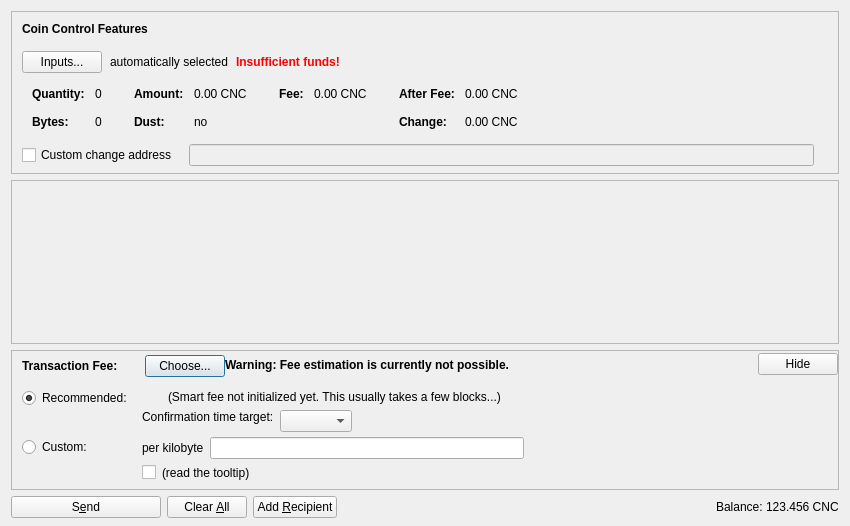
<?xml version="1.0" encoding="UTF-8"?>
<ui version="4.0">
 <class>SendCoinsDialog</class>
 <widget class="QDialog" name="SendCoinsDialog">
  <property name="geometry">
   <rect>
    <x>0</x>
    <y>0</y>
    <width>850</width>
    <height>526</height>
   </rect>
  </property>
  <property name="windowTitle">
   <string>Send Coins</string>
  </property>
  <layout class="QVBoxLayout" name="verticalLayout" stretch="0,1,0,0">
   <property name="bottomMargin">
    <number>8</number>
   </property>
   <item>
    <widget class="QFrame" name="frameCoinControl">
     <property name="sizePolicy">
      <sizepolicy hsizetype="Expanding" vsizetype="Expanding">
       <horstretch>0</horstretch>
       <verstretch>0</verstretch>
      </sizepolicy>
     </property>
     <property name="maximumSize">
      <size>
       <width>16777215</width>
       <height>16777215</height>
      </size>
     </property>
     <property name="frameShape">
      <enum>QFrame::StyledPanel</enum>
     </property>
     <property name="frameShadow">
      <enum>QFrame::Sunken</enum>
     </property>
     <layout class="QVBoxLayout" name="verticalLayoutCoinControl2">
      <property name="spacing">
       <number>0</number>
      </property>
      <property name="leftMargin">
       <number>0</number>
      </property>
      <property name="topMargin">
       <number>0</number>
      </property>
      <property name="rightMargin">
       <number>0</number>
      </property>
      <property name="bottomMargin">
       <number>6</number>
      </property>
      <item>
       <layout class="QVBoxLayout" name="verticalLayoutCoinControl" stretch="0,0,0,0,1">
        <property name="spacing">
         <number>0</number>
        </property>
        <property name="leftMargin">
         <number>10</number>
        </property>
        <property name="topMargin">
         <number>10</number>
        </property>
        <item>
         <layout class="QHBoxLayout" name="horizontalLayoutCoinControl1">
          <property name="bottomMargin">
           <number>15</number>
          </property>
          <item>
           <widget class="QLabel" name="labelCoinControlFeatures">
            <property name="sizePolicy">
             <sizepolicy hsizetype="Preferred" vsizetype="Maximum">
              <horstretch>0</horstretch>
              <verstretch>0</verstretch>
             </sizepolicy>
            </property>
            <property name="font">
             <font>
              <weight>75</weight>
              <bold>true</bold>
             </font>
            </property>
            <property name="styleSheet">
             <string notr="true">font-weight:bold;</string>
            </property>
            <property name="text">
             <string>Coin Control Features</string>
            </property>
           </widget>
          </item>
         </layout>
        </item>
        <item>
         <layout class="QHBoxLayout" name="horizontalLayoutCoinControl2" stretch="0,0,0,0">
          <property name="spacing">
           <number>8</number>
          </property>
          <property name="bottomMargin">
           <number>10</number>
          </property>
          <item>
           <widget class="QPushButton" name="pushButtonCoinControl">
            <property name="styleSheet">
             <string notr="true"/>
            </property>
            <property name="text">
             <string>Inputs...</string>
            </property>
            <property name="autoDefault">
             <bool>false</bool>
            </property>
           </widget>
          </item>
          <item>
           <widget class="QLabel" name="labelCoinControlAutomaticallySelected">
            <property name="text">
             <string>automatically selected</string>
            </property>
            <property name="margin">
             <number>5</number>
            </property>
           </widget>
          </item>
          <item>
           <widget class="QLabel" name="labelCoinControlInsuffFunds">
            <property name="font">
             <font>
              <weight>75</weight>
              <bold>true</bold>
             </font>
            </property>
            <property name="styleSheet">
             <string notr="true">color:red;font-weight:bold;</string>
            </property>
            <property name="text">
             <string>Insufficient funds!</string>
            </property>
            <property name="margin">
             <number>5</number>
            </property>
           </widget>
          </item>
          <item>
           <spacer name="horizontalSpacerCoinControl">
            <property name="orientation">
             <enum>Qt::Horizontal</enum>
            </property>
            <property name="sizeHint" stdset="0">
             <size>
              <width>40</width>
              <height>1</height>
             </size>
            </property>
           </spacer>
          </item>
         </layout>
        </item>
        <item>
         <widget class="QWidget" name="widgetCoinControl" native="true">
          <property name="sizePolicy">
           <sizepolicy hsizetype="Preferred" vsizetype="Preferred">
            <horstretch>0</horstretch>
            <verstretch>0</verstretch>
           </sizepolicy>
          </property>
          <property name="minimumSize">
           <size>
            <width>0</width>
            <height>0</height>
           </size>
          </property>
          <property name="styleSheet">
           <string notr="true"/>
          </property>
          <layout class="QHBoxLayout" name="horizontalLayoutCoinControl5">
           <property name="leftMargin">
            <number>0</number>
           </property>
           <property name="topMargin">
            <number>0</number>
           </property>
           <property name="rightMargin">
            <number>0</number>
           </property>
           <property name="bottomMargin">
            <number>0</number>
           </property>
           <item>
            <layout class="QHBoxLayout" name="horizontalLayoutCoinControl3" stretch="0,0,0,1">
             <property name="spacing">
              <number>20</number>
             </property>
             <property name="topMargin">
              <number>0</number>
             </property>
             <property name="bottomMargin">
              <number>10</number>
             </property>
             <item>
              <layout class="QFormLayout" name="formLayoutCoinControl1">
               <property name="horizontalSpacing">
                <number>10</number>
               </property>
               <property name="verticalSpacing">
                <number>14</number>
               </property>
               <property name="leftMargin">
                <number>10</number>
               </property>
               <property name="topMargin">
                <number>4</number>
               </property>
               <property name="rightMargin">
                <number>6</number>
               </property>
               <item row="0" column="0">
                <widget class="QLabel" name="labelCoinControlQuantityText">
                 <property name="font">
                  <font>
                   <weight>75</weight>
                   <bold>true</bold>
                  </font>
                 </property>
                 <property name="text">
                  <string>Quantity:</string>
                 </property>
                 <property name="margin">
                  <number>0</number>
                 </property>
                </widget>
               </item>
               <item row="0" column="1">
                <widget class="QLabel" name="labelCoinControlQuantity">
                 <property name="cursor">
                  <cursorShape>IBeamCursor</cursorShape>
                 </property>
                 <property name="contextMenuPolicy">
                  <enum>Qt::ActionsContextMenu</enum>
                 </property>
                 <property name="text">
                  <string notr="true">0</string>
                 </property>
                 <property name="margin">
                  <number>0</number>
                 </property>
                 <property name="textInteractionFlags">
                  <set>Qt::LinksAccessibleByMouse|Qt::TextSelectableByKeyboard|Qt::TextSelectableByMouse</set>
                 </property>
                </widget>
               </item>
               <item row="1" column="0">
                <widget class="QLabel" name="labelCoinControlBytesText">
                 <property name="font">
                  <font>
                   <weight>75</weight>
                   <bold>true</bold>
                  </font>
                 </property>
                 <property name="text">
                  <string>Bytes:</string>
                 </property>
                </widget>
               </item>
               <item row="1" column="1">
                <widget class="QLabel" name="labelCoinControlBytes">
                 <property name="cursor">
                  <cursorShape>IBeamCursor</cursorShape>
                 </property>
                 <property name="contextMenuPolicy">
                  <enum>Qt::ActionsContextMenu</enum>
                 </property>
                 <property name="text">
                  <string notr="true">0</string>
                 </property>
                 <property name="textInteractionFlags">
                  <set>Qt::LinksAccessibleByMouse|Qt::TextSelectableByKeyboard|Qt::TextSelectableByMouse</set>
                 </property>
                </widget>
               </item>
              </layout>
             </item>
             <item>
              <layout class="QFormLayout" name="formLayoutCoinControl2">
               <property name="horizontalSpacing">
                <number>10</number>
               </property>
               <property name="verticalSpacing">
                <number>14</number>
               </property>
               <property name="leftMargin">
                <number>6</number>
               </property>
               <property name="topMargin">
                <number>4</number>
               </property>
               <property name="rightMargin">
                <number>6</number>
               </property>
               <item row="0" column="0">
                <widget class="QLabel" name="labelCoinControlAmountText">
                 <property name="font">
                  <font>
                   <weight>75</weight>
                   <bold>true</bold>
                  </font>
                 </property>
                 <property name="text">
                  <string>Amount:</string>
                 </property>
                 <property name="margin">
                  <number>0</number>
                 </property>
                </widget>
               </item>
               <item row="0" column="1">
                <widget class="QLabel" name="labelCoinControlAmount">
                 <property name="cursor">
                  <cursorShape>IBeamCursor</cursorShape>
                 </property>
                 <property name="contextMenuPolicy">
                  <enum>Qt::ActionsContextMenu</enum>
                 </property>
                 <property name="text">
                  <string notr="true">0.00 CNC</string>
                 </property>
                 <property name="textInteractionFlags">
                  <set>Qt::LinksAccessibleByMouse|Qt::TextSelectableByKeyboard|Qt::TextSelectableByMouse</set>
                 </property>
                </widget>
               </item>
               <item row="1" column="0">
                <widget class="QLabel" name="labelCoinControlLowOutputText">
                 <property name="font">
                  <font>
                   <weight>75</weight>
                   <bold>true</bold>
                  </font>
                 </property>
                 <property name="text">
                  <string>Dust:</string>
                 </property>
                </widget>
               </item>
               <item row="1" column="1">
                <widget class="QLabel" name="labelCoinControlLowOutput">
                 <property name="cursor">
                  <cursorShape>IBeamCursor</cursorShape>
                 </property>
                 <property name="contextMenuPolicy">
                  <enum>Qt::ActionsContextMenu</enum>
                 </property>
                 <property name="text">
                  <string notr="true">no</string>
                 </property>
                 <property name="textInteractionFlags">
                  <set>Qt::LinksAccessibleByMouse|Qt::TextSelectableByKeyboard|Qt::TextSelectableByMouse</set>
                 </property>
                </widget>
               </item>
              </layout>
             </item>
             <item>
              <layout class="QFormLayout" name="formLayoutCoinControl3">
               <property name="horizontalSpacing">
                <number>10</number>
               </property>
               <property name="verticalSpacing">
                <number>14</number>
               </property>
               <property name="leftMargin">
                <number>6</number>
               </property>
               <property name="topMargin">
                <number>4</number>
               </property>
               <property name="rightMargin">
                <number>6</number>
               </property>
               <item row="0" column="0">
                <widget class="QLabel" name="labelCoinControlFeeText">
                 <property name="font">
                  <font>
                   <weight>75</weight>
                   <bold>true</bold>
                  </font>
                 </property>
                 <property name="text">
                  <string>Fee:</string>
                 </property>
                 <property name="margin">
                  <number>0</number>
                 </property>
                </widget>
               </item>
               <item row="0" column="1">
                <widget class="QLabel" name="labelCoinControlFee">
                 <property name="cursor">
                  <cursorShape>IBeamCursor</cursorShape>
                 </property>
                 <property name="contextMenuPolicy">
                  <enum>Qt::ActionsContextMenu</enum>
                 </property>
                 <property name="text">
                  <string notr="true">0.00 CNC</string>
                 </property>
                 <property name="textInteractionFlags">
                  <set>Qt::LinksAccessibleByMouse|Qt::TextSelectableByKeyboard|Qt::TextSelectableByMouse</set>
                 </property>
                </widget>
               </item>
              </layout>
             </item>
             <item>
              <layout class="QFormLayout" name="formLayoutCoinControl4">
               <property name="horizontalSpacing">
                <number>10</number>
               </property>
               <property name="verticalSpacing">
                <number>14</number>
               </property>
               <property name="leftMargin">
                <number>6</number>
               </property>
               <property name="topMargin">
                <number>4</number>
               </property>
               <property name="rightMargin">
                <number>6</number>
               </property>
               <item row="0" column="0">
                <widget class="QLabel" name="labelCoinControlAfterFeeText">
                 <property name="font">
                  <font>
                   <weight>75</weight>
                   <bold>true</bold>
                  </font>
                 </property>
                 <property name="text">
                  <string>After Fee:</string>
                 </property>
                 <property name="margin">
                  <number>0</number>
                 </property>
                </widget>
               </item>
               <item row="0" column="1">
                <widget class="QLabel" name="labelCoinControlAfterFee">
                 <property name="cursor">
                  <cursorShape>IBeamCursor</cursorShape>
                 </property>
                 <property name="contextMenuPolicy">
                  <enum>Qt::ActionsContextMenu</enum>
                 </property>
                 <property name="text">
                  <string notr="true">0.00 CNC</string>
                 </property>
                 <property name="textInteractionFlags">
                  <set>Qt::LinksAccessibleByMouse|Qt::TextSelectableByKeyboard|Qt::TextSelectableByMouse</set>
                 </property>
                </widget>
               </item>
               <item row="1" column="0">
                <widget class="QLabel" name="labelCoinControlChangeText">
                 <property name="font">
                  <font>
                   <weight>75</weight>
                   <bold>true</bold>
                  </font>
                 </property>
                 <property name="text">
                  <string>Change:</string>
                 </property>
                </widget>
               </item>
               <item row="1" column="1">
                <widget class="QLabel" name="labelCoinControlChange">
                 <property name="cursor">
                  <cursorShape>IBeamCursor</cursorShape>
                 </property>
                 <property name="contextMenuPolicy">
                  <enum>Qt::ActionsContextMenu</enum>
                 </property>
                 <property name="text">
                  <string notr="true">0.00 CNC</string>
                 </property>
                 <property name="textInteractionFlags">
                  <set>Qt::LinksAccessibleByMouse|Qt::TextSelectableByKeyboard|Qt::TextSelectableByMouse</set>
                 </property>
                </widget>
               </item>
              </layout>
             </item>
            </layout>
           </item>
          </layout>
         </widget>
        </item>
        <item>
         <layout class="QHBoxLayout" name="horizontalLayoutCoinControl4" stretch="0,0,0">
          <property name="spacing">
           <number>12</number>
          </property>
          <property name="sizeConstraint">
           <enum>QLayout::SetDefaultConstraint</enum>
          </property>
          <property name="topMargin">
           <number>5</number>
          </property>
          <property name="rightMargin">
           <number>5</number>
          </property>
          <item>
           <widget class="QCheckBox" name="checkBoxCoinControlChange">
            <property name="toolTip">
             <string>If this is activated, but the change address is empty or invalid, change will be sent to a newly generated address.</string>
            </property>
            <property name="text">
             <string>Custom change address</string>
            </property>
           </widget>
          </item>
          <item>
           <widget class="QValidatedLineEdit" name="lineEditCoinControlChange">
            <property name="enabled">
             <bool>false</bool>
            </property>
            <property name="sizePolicy">
             <sizepolicy hsizetype="Expanding" vsizetype="Fixed">
              <horstretch>0</horstretch>
              <verstretch>0</verstretch>
             </sizepolicy>
            </property>
           </widget>
          </item>
          <item>
           <widget class="QLabel" name="labelCoinControlChangeLabel">
            <property name="sizePolicy">
             <sizepolicy hsizetype="Preferred" vsizetype="Expanding">
              <horstretch>0</horstretch>
              <verstretch>0</verstretch>
             </sizepolicy>
            </property>
            <property name="minimumSize">
             <size>
              <width>0</width>
              <height>0</height>
             </size>
            </property>
            <property name="text">
             <string/>
            </property>
            <property name="margin">
             <number>3</number>
            </property>
           </widget>
          </item>
         </layout>
        </item>
        <item>
         <spacer name="verticalSpacerCoinControl">
          <property name="orientation">
           <enum>Qt::Vertical</enum>
          </property>
          <property name="sizeHint" stdset="0">
           <size>
            <width>800</width>
            <height>1</height>
           </size>
          </property>
         </spacer>
        </item>
       </layout>
      </item>
     </layout>
    </widget>
   </item>
   <item>
    <widget class="QScrollArea" name="scrollArea">
     <property name="widgetResizable">
      <bool>true</bool>
     </property>
     <widget class="QWidget" name="scrollAreaWidgetContents">
      <property name="geometry">
       <rect>
        <x>0</x>
        <y>0</y>
        <width>830</width>
        <height>104</height>
       </rect>
      </property>
      <layout class="QVBoxLayout" name="verticalLayout_2" stretch="0,1">
       <property name="leftMargin">
        <number>0</number>
       </property>
       <property name="topMargin">
        <number>0</number>
       </property>
       <property name="rightMargin">
        <number>0</number>
       </property>
       <property name="bottomMargin">
        <number>0</number>
       </property>
       <item>
        <layout class="QVBoxLayout" name="entries">
         <property name="spacing">
          <number>6</number>
         </property>
        </layout>
       </item>
       <item>
        <spacer name="verticalSpacer">
         <property name="orientation">
          <enum>Qt::Vertical</enum>
         </property>
         <property name="sizeHint" stdset="0">
          <size>
           <width>20</width>
           <height>40</height>
          </size>
         </property>
        </spacer>
       </item>
      </layout>
     </widget>
    </widget>
   </item>
   <item>
    <widget class="QFrame" name="frameFee">
     <property name="sizePolicy">
      <sizepolicy hsizetype="Expanding" vsizetype="Expanding">
       <horstretch>0</horstretch>
       <verstretch>0</verstretch>
      </sizepolicy>
     </property>
     <property name="maximumSize">
      <size>
       <width>16777215</width>
       <height>16777215</height>
      </size>
     </property>
     <property name="frameShape">
      <enum>QFrame::StyledPanel</enum>
     </property>
     <property name="frameShadow">
      <enum>QFrame::Sunken</enum>
     </property>
     <layout class="QVBoxLayout" name="verticalLayoutFee1">
      <property name="spacing">
       <number>0</number>
      </property>
      <property name="leftMargin">
       <number>0</number>
      </property>
      <property name="topMargin">
       <number>0</number>
      </property>
      <property name="rightMargin">
       <number>0</number>
      </property>
      <property name="bottomMargin">
       <number>0</number>
      </property>
      <item>
       <layout class="QVBoxLayout" name="verticalLayoutFee2" stretch="0,0,0">
        <property name="spacing">
         <number>0</number>
        </property>
        <property name="leftMargin">
         <number>10</number>
        </property>
        <property name="topMargin">
         <number>0</number>
        </property>
        <item>
         <layout class="QHBoxLayout" name="horizontalLayoutFee1">
          <property name="bottomMargin">
           <number>0</number>
          </property>
          <item>
           <layout class="QVBoxLayout" name="verticalLayoutFee7">
            <property name="spacing">
             <number>0</number>
            </property>
            <item>
             <spacer name="verticalSpacerSmartFee">
              <property name="orientation">
               <enum>Qt::Vertical</enum>
              </property>
              <property name="sizeType">
               <enum>QSizePolicy::Fixed</enum>
              </property>
              <property name="sizeHint" stdset="0">
               <size>
                <width>1</width>
                <height>4</height>
               </size>
              </property>
             </spacer>
            </item>
            <item>
             <layout class="QHBoxLayout" name="horizontalLayoutSmartFee">
              <property name="spacing">
               <number>10</number>
              </property>
              <item>
               <widget class="QLabel" name="labelFeeHeadline">
                <property name="sizePolicy">
                 <sizepolicy hsizetype="Preferred" vsizetype="Maximum">
                  <horstretch>0</horstretch>
                  <verstretch>0</verstretch>
                 </sizepolicy>
                </property>
                <property name="font">
                 <font>
                  <weight>75</weight>
                  <bold>true</bold>
                 </font>
                </property>
                <property name="styleSheet">
                 <string notr="true">font-weight:bold;</string>
                </property>
                <property name="text">
                 <string>Transaction Fee:</string>
                </property>
               </widget>
              </item>
              <item>
               <widget class="QLabel" name="labelFeeMinimized">
                <property name="text">
                 <string/>
                </property>
               </widget>
              </item>
              <item>
               <widget class="QPushButton" name="buttonChooseFee">
                <property name="text">
                 <string>Choose...</string>
                </property>
               </widget>
              </item>
             </layout>
            </item>
            <item>
             <spacer name="verticalSpacer_5">
              <property name="orientation">
               <enum>Qt::Vertical</enum>
              </property>
              <property name="sizeHint" stdset="0">
               <size>
                <width>1</width>
                <height>1</height>
               </size>
              </property>
             </spacer>
            </item>
           </layout>
          </item>
          <item>
           <widget class="QLabel" name="fallbackFeeWarningLabel">
            <property name="toolTip">
             <string>Using the fallbackfee can result in sending a transaction that will take several hours or days (or never) to confirm. Consider choosing your fee manually or wait until you have validated the complete chain.</string>
            </property>
            <property name="font">
            <font>
                <weight>75</weight>
                <bold>true</bold>
            </font>
            </property>
            <property name="text">
             <string>Warning: Fee estimation is currently not possible.</string>
            </property>
            <property name="wordWrap">
             <bool>false</bool>
            </property>
           </widget>
          </item>
          <item>
           <spacer name="horizontalSpacer_4">
            <property name="orientation">
             <enum>Qt::Horizontal</enum>
            </property>
            <property name="sizeType">
             <enum>QSizePolicy::MinimumExpanding</enum>
            </property>
            <property name="sizeHint" stdset="0">
             <size>
              <width>40</width>
              <height>20</height>
             </size>
            </property>
           </spacer>
          </item>
          <item>
           <widget class="QPushButton" name="buttonMinimizeFee">
            <property name="toolTip">
             <string>collapse fee-settings</string>
            </property>
            <property name="text">
             <string>Hide</string>
            </property>
           </widget>
          </item>
         </layout>
        </item>
        <item>
         <widget class="QFrame" name="frameFeeSelection">
          <layout class="QVBoxLayout" name="verticalLayoutFee12">
           <property name="spacing">
            <number>0</number>
           </property>
           <property name="leftMargin">
            <number>0</number>
           </property>
           <property name="topMargin">
            <number>0</number>
           </property>
           <property name="rightMargin">
            <number>0</number>
           </property>
           <property name="bottomMargin">
            <number>0</number>
           </property>
           <item>
            <layout class="QGridLayout" name="gridLayoutFee">
             <property name="topMargin">
              <number>10</number>
             </property>
             <property name="bottomMargin">
              <number>4</number>
             </property>
             <property name="horizontalSpacing">
              <number>10</number>
             </property>
             <property name="verticalSpacing">
              <number>4</number>
             </property>
             <item row="1" column="1">
              <layout class="QVBoxLayout" name="verticalLayoutFee8">
               <property name="spacing">
                <number>6</number>
               </property>
               <item>
                <layout class="QHBoxLayout" name="horizontalLayoutFee13">
                 <item>
                  <widget class="QLabel" name="labelCustomPerKilobyte">
                   <property name="toolTip">
                    <string>If the custom fee is set to 1000 satoshis and the transaction is only 250 bytes, then &quot;per kilobyte&quot; only pays 250 satoshis in fee, while &quot;total at least&quot; pays 1000 satoshis. For transactions bigger than a kilobyte both pay by kilobyte.</string>
                   </property>
                   <property name="text">
                    <string>per kilobyte</string>
                   </property>
                  </widget>
                 </item>
                 <item>
                  <widget class="BitcoinAmountField" name="customFee"/>
                 </item>
                 <item>
                  <spacer name="horizontalSpacer_6">
                   <property name="orientation">
                    <enum>Qt::Horizontal</enum>
                   </property>
                   <property name="sizeHint" stdset="0">
                    <size>
                     <width>1</width>
                     <height>1</height>
                    </size>
                   </property>
                  </spacer>
                 </item>
                </layout>
               </item>
               <item>
                <layout class="QHBoxLayout" name="horizontalLayoutFee8">
                 <item>
                  <widget class="QCheckBox" name="checkBoxMinimumFee">
                   <property name="toolTip">
                    <string>Paying only the minimum fee is just fine as long as there is less transaction volume than space in the blocks. But be aware that this can end up in a never confirming transaction once there is more demand for cnccoin transactions than the network can process.</string>
                   </property>
                   <property name="text">
                    <string/>
                   </property>
                  </widget>
                 </item>
                 <item>
                  <widget class="QLabel" name="labelMinFeeWarning">
                   <property name="enabled">
                    <bool>true</bool>
                   </property>
                   <property name="toolTip">
                    <string>Paying only the minimum fee is just fine as long as there is less transaction volume than space in the blocks. But be aware that this can end up in a never confirming transaction once there is more demand for cnccoin transactions than the network can process.</string>
                   </property>
                   <property name="text">
                    <string>(read the tooltip)</string>
                   </property>
                   <property name="margin">
                    <number>5</number>
                   </property>
                  </widget>
                 </item>
                 <item>
                  <spacer name="horizontalSpacer_2">
                   <property name="orientation">
                    <enum>Qt::Horizontal</enum>
                   </property>
                   <property name="sizeHint" stdset="0">
                    <size>
                     <width>1</width>
                     <height>1</height>
                    </size>
                   </property>
                  </spacer>
                 </item>
                </layout>
               </item>
              </layout>
             </item>
             <item row="0" column="0">
              <layout class="QVBoxLayout" name="verticalLayoutFee4" stretch="0,1">
               <item>
                <widget class="QRadioButton" name="radioSmartFee">
                 <property name="text">
                  <string>Recommended:</string>
                 </property>
                 <property name="checked">
                  <bool>true</bool>
                 </property>
                 <attribute name="buttonGroup">
                  <string notr="true">groupFee</string>
                 </attribute>
                </widget>
               </item>
               <item>
                <spacer name="verticalSpacer_2">
                 <property name="orientation">
                  <enum>Qt::Vertical</enum>
                 </property>
                 <property name="sizeHint" stdset="0">
                  <size>
                   <width>1</width>
                   <height>1</height>
                  </size>
                 </property>
                </spacer>
               </item>
              </layout>
             </item>
             <item row="1" column="0">
              <layout class="QVBoxLayout" name="verticalLayoutFee9" stretch="0,1">
               <item>
                <widget class="QRadioButton" name="radioCustomFee">
                 <property name="text">
                  <string>Custom:</string>
                 </property>
                 <attribute name="buttonGroup">
                  <string notr="true">groupFee</string>
                 </attribute>
                </widget>
               </item>
               <item>
                <spacer name="verticalSpacer_6">
                 <property name="orientation">
                  <enum>Qt::Vertical</enum>
                 </property>
                 <property name="sizeHint" stdset="0">
                  <size>
                   <width>1</width>
                   <height>1</height>
                  </size>
                 </property>
                </spacer>
               </item>
              </layout>
             </item>
             <item row="0" column="1">
              <layout class="QVBoxLayout" name="verticalLayoutFee3" stretch="0,0,1">
               <property name="spacing">
                <number>6</number>
               </property>
               <property name="topMargin">
                <number>2</number>
               </property>
               <item>
                <layout class="QHBoxLayout" name="horizontalLayoutFee12">
                 <item>
                  <widget class="QLabel" name="labelSmartFee">
                   <property name="text">
                    <string/>
                   </property>
                   <property name="margin">
                    <number>2</number>
                   </property>
                  </widget>
                 </item>
                 <item>
                  <widget class="QLabel" name="labelFeeEstimation">
                   <property name="text">
                    <string/>
                   </property>
                  </widget>
                 </item>
                 <item>
                  <widget class="QLabel" name="labelSmartFee2">
                   <property name="text">
                    <string>(Smart fee not initialized yet. This usually takes a few blocks...)</string>
                   </property>
                   <property name="margin">
                    <number>2</number>
                   </property>
                  </widget>
                 </item>
                 <item>
                  <spacer name="horizontalSpacer_5">
                   <property name="orientation">
                    <enum>Qt::Horizontal</enum>
                   </property>
                   <property name="sizeHint" stdset="0">
                    <size>
                     <width>1</width>
                     <height>1</height>
                    </size>
                   </property>
                  </spacer>
                 </item>
                </layout>
               </item>
               <item>
                <layout class="QHBoxLayout" name="horizontalLayoutFee9">
                 <item>
                  <layout class="QVBoxLayout" name="verticalLayoutFee6">
                   <item>
                    <widget class="QLabel" name="labelSmartFee3">
                     <property name="text">
                      <string>Confirmation time target:</string>
                     </property>
                     <property name="margin">
                      <number>2</number>
                     </property>
                    </widget>
                   </item>
                   <item>
                    <spacer name="verticalSpacer_3">
                     <property name="orientation">
                      <enum>Qt::Vertical</enum>
                     </property>
                     <property name="sizeHint" stdset="0">
                      <size>
                       <width>1</width>
                       <height>1</height>
                      </size>
                     </property>
                    </spacer>
                   </item>
                  </layout>
                 </item>
                 <item>
                  <layout class="QVBoxLayout" name="verticalLayoutFee5">
                   <property name="rightMargin">
                    <number>30</number>
                   </property>
                   <item>
                    <layout class="QHBoxLayout" name="horizontalLayoutConfTarget">
                     <property name="bottomMargin">
                      <number>0</number>
                     </property>
                     <item>
                      <widget class="QComboBox" name="confTargetSelector"/>
                     </item>
                     <item>
                      <spacer name="horizontalSpacerConfTarget">
                       <property name="orientation">
                        <enum>Qt::Horizontal</enum>
                       </property>
                       <property name="sizeHint" stdset="0">
                        <size>
                         <width>40</width>
                         <height>20</height>
                        </size>
                       </property>
                      </spacer>
                     </item>
                    </layout>
                   </item>
                  </layout>
                 </item>
                </layout>
               </item>
               <item>
                <spacer name="verticalSpacer_4">
                 <property name="orientation">
                  <enum>Qt::Vertical</enum>
                 </property>
                 <property name="sizeHint" stdset="0">
                  <size>
                   <width>1</width>
                   <height>1</height>
                  </size>
                 </property>
                </spacer>
               </item>
              </layout>
             </item>
            </layout>
           </item>
          </layout>
         </widget>
        </item>
        <item>
         <spacer name="verticalSpacerFee">
          <property name="orientation">
           <enum>Qt::Vertical</enum>
          </property>
          <property name="sizeHint" stdset="0">
           <size>
            <width>40</width>
            <height>5</height>
           </size>
          </property>
         </spacer>
        </item>
       </layout>
      </item>
     </layout>
    </widget>
   </item>
   <item>
    <layout class="QHBoxLayout" name="horizontalLayout">
     <item>
      <widget class="QPushButton" name="sendButton">
       <property name="minimumSize">
        <size>
         <width>150</width>
         <height>0</height>
        </size>
       </property>
       <property name="toolTip">
        <string>Confirm the send action</string>
       </property>
       <property name="text">
        <string>S&amp;end</string>
       </property>
       <property name="icon">
        <iconset resource="../bitcoin.qrc">
         <normaloff>:/icons/send</normaloff>:/icons/send</iconset>
       </property>
       <property name="autoDefault">
        <bool>false</bool>
       </property>
       <property name="default">
        <bool>false</bool>
       </property>
      </widget>
     </item>
     <item>
      <widget class="QPushButton" name="clearButton">
       <property name="sizePolicy">
        <sizepolicy hsizetype="Minimum" vsizetype="Fixed">
         <horstretch>0</horstretch>
         <verstretch>0</verstretch>
        </sizepolicy>
       </property>
       <property name="toolTip">
        <string>Clear all fields of the form.</string>
       </property>
       <property name="text">
        <string>Clear &amp;All</string>
       </property>
       <property name="icon">
        <iconset resource="../bitcoin.qrc">
         <normaloff>:/icons/remove</normaloff>:/icons/remove</iconset>
       </property>
       <property name="autoDefault">
        <bool>false</bool>
       </property>
      </widget>
     </item>
     <item>
      <widget class="QPushButton" name="addButton">
       <property name="toolTip">
        <string>Send to multiple recipients at once</string>
       </property>
       <property name="text">
        <string>Add &amp;Recipient</string>
       </property>
       <property name="icon">
        <iconset resource="../bitcoin.qrc">
         <normaloff>:/icons/add</normaloff>:/icons/add</iconset>
       </property>
       <property name="autoDefault">
        <bool>false</bool>
       </property>
      </widget>
     </item>
     <item>
      <spacer name="horizontalSpacer">
       <property name="orientation">
        <enum>Qt::Horizontal</enum>
       </property>
       <property name="sizeHint" stdset="0">
        <size>
         <width>40</width>
         <height>20</height>
        </size>
       </property>
      </spacer>
     </item>
     <item>
      <layout class="QHBoxLayout" name="horizontalLayout_2">
       <property name="spacing">
        <number>3</number>
       </property>
       <item>
        <widget class="QLabel" name="label">
         <property name="sizePolicy">
          <sizepolicy hsizetype="Preferred" vsizetype="Fixed">
           <horstretch>0</horstretch>
           <verstretch>0</verstretch>
          </sizepolicy>
         </property>
         <property name="text">
          <string>Balance:</string>
         </property>
        </widget>
       </item>
       <item>
        <widget class="QLabel" name="labelBalance">
         <property name="sizePolicy">
          <sizepolicy hsizetype="Preferred" vsizetype="Fixed">
           <horstretch>0</horstretch>
           <verstretch>0</verstretch>
          </sizepolicy>
         </property>
         <property name="cursor">
          <cursorShape>IBeamCursor</cursorShape>
         </property>
         <property name="text">
          <string notr="true">123.456 CNC</string>
         </property>
         <property name="textInteractionFlags">
          <set>Qt::LinksAccessibleByMouse|Qt::TextSelectableByKeyboard|Qt::TextSelectableByMouse</set>
         </property>
        </widget>
       </item>
      </layout>
     </item>
    </layout>
   </item>
  </layout>
 </widget>
 <customwidgets>
  <customwidget>
   <class>QValidatedLineEdit</class>
   <extends>QLineEdit</extends>
   <header>qvalidatedlineedit.h</header>
  </customwidget>
  <customwidget>
   <class>BitcoinAmountField</class>
   <extends>QLineEdit</extends>
   <header>bitcoinamountfield.h</header>
   <container>1</container>
  </customwidget>
 </customwidgets>
 <resources>
  <include location="../bitcoin.qrc"/>
 </resources>
 <connections/>
 <buttongroups>
  <buttongroup name="groupFee"/>
 </buttongroups>
</ui>
